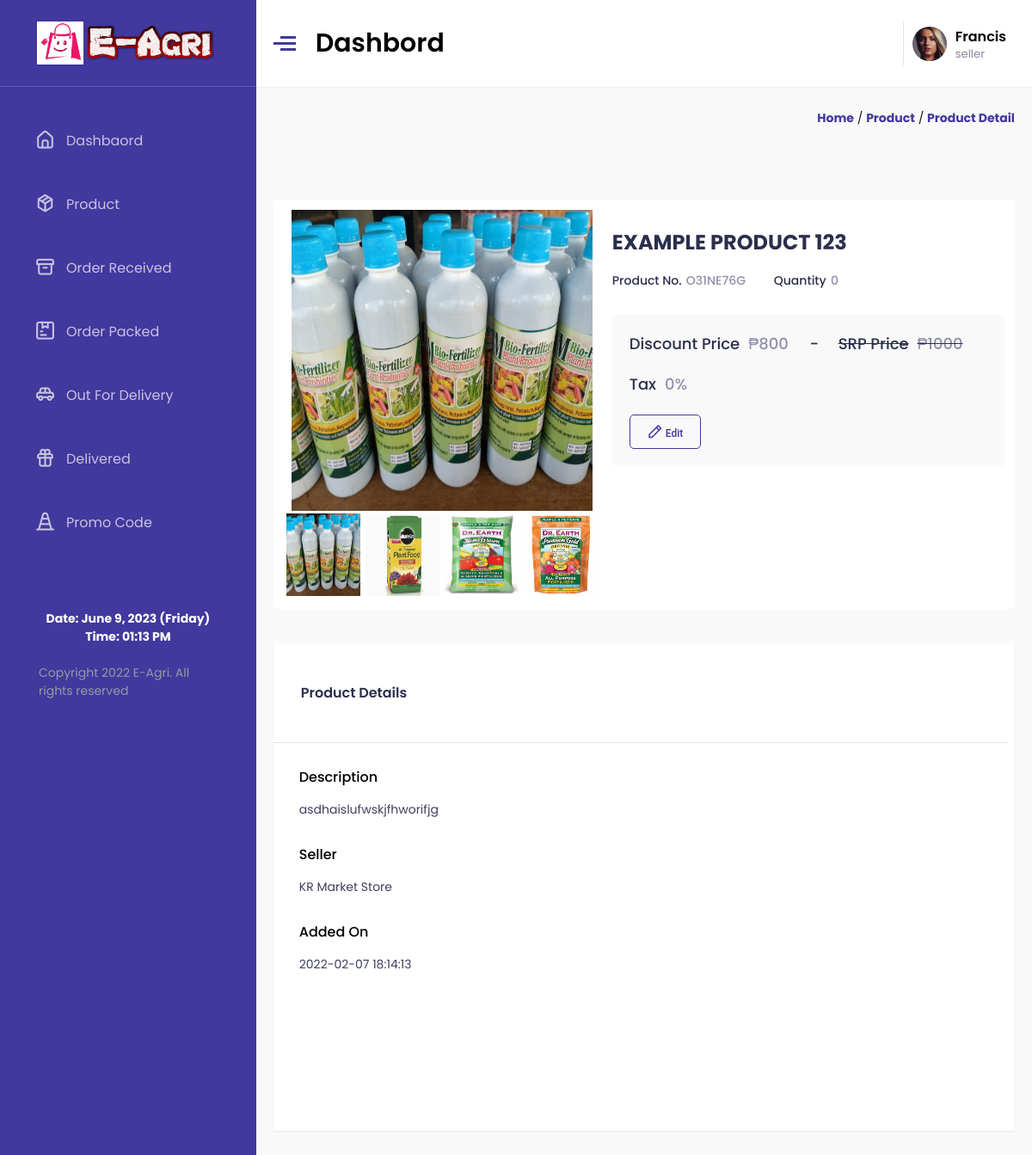
The page /seller/product-detail.php?d=10 (signed in) on the database its author committed.
### tables this page shows
CREATE TABLE `product` (
  `id` int(11) NOT NULL AUTO_INCREMENT,
  `cat_id` int(11) NOT NULL,
  `scat_id` int(11) NOT NULL,
  `product_name` varchar(255) NOT NULL,
  `img1` varchar(255) NOT NULL,
  `img2` varchar(255) NOT NULL,
  `img3` varchar(255) NOT NULL,
  `img4` varchar(255) NOT NULL,
  `price` float NOT NULL,
  `sell_price` float NOT NULL,
  `fa` float NOT NULL,
  `description` text NOT NULL,
  `qty` int(11) NOT NULL,
  `isappp` int(11) NOT NULL,
  `isnew` tinyint(1) NOT NULL,
  `bs` tinyint(1) NOT NULL,
  `status` tinyint(1) NOT NULL,
  `added_by` int(11) NOT NULL,
  `belonging_city` int(11) NOT NULL,
  `tax` float NOT NULL,
  `sku` varchar(255) NOT NULL,
  PRIMARY KEY (`id`)
);

CREATE TABLE `sellers` (
  `id` int(11) NOT NULL AUTO_INCREMENT,
  `email` varchar(255) NOT NULL,
  `password` text NOT NULL,
  `mobile` varchar(50) NOT NULL,
  `f_name` varchar(255) NOT NULL,
  `address` varchar(255) NOT NULL,
  `tob` int(11) NOT NULL,
  `country` int(11) NOT NULL,
  `state` int(11) NOT NULL,
  `city` int(11) NOT NULL,
  `pin` int(11) NOT NULL,
  `b_name` varchar(255) NOT NULL,
  `b_crft` varchar(255) NOT NULL,
  `is_gst` tinyint(1) NOT NULL,
  `gst_id` varchar(255) NOT NULL,
  `gst_crft` varchar(255) NOT NULL,
  `plan` tinyint(1) NOT NULL,
  `acc_num` varchar(255) NOT NULL,
  `acc_holder` varchar(255) NOT NULL,
  `ifsc` varchar(255) NOT NULL,
  `bank` varchar(255) NOT NULL,
  `branch` varchar(255) NOT NULL,
  `isapp` int(11) NOT NULL,
  `is_new` tinyint(1) NOT NULL,
  `is_cp` tinyint(1) NOT NULL,
  `adhar` varchar(255) NOT NULL,
  `pan` varchar(255) NOT NULL,
  `Timestamp` timestamp NOT NULL DEFAULT CURRENT_TIMESTAMP ON UPDATE CURRENT_TIMESTAMP,
  `status` tinyint(1) NOT NULL,
  PRIMARY KEY (`id`)
);

CREATE TABLE `product_ad_on` (
  `id` int(11) NOT NULL AUTO_INCREMENT,
  `pid` int(11) NOT NULL,
  `added_on` timestamp NOT NULL DEFAULT CURRENT_TIMESTAMP ON UPDATE CURRENT_TIMESTAMP,
  PRIMARY KEY (`id`)
);

### utility/function.php (called while the page is built, shortened)
<?php
function product_detail($con,$id){
 $sql="select product.*,sellers.f_name from product,sellers where product.id='$id' and product.added_by=sellers.id";
 $res=mysqli_query($con,$sql);
 $row=mysqli_fetch_assoc($res);
 return $row;
}
?>

### seller/product-detail.php (the view, shortened to what this page needs)
<?php
 require('require/top.php');
 $product_id=$_GET['d'];
 $product=product_detail($con,$product_id);
?>
<div class="path">
    <div class="container">
        <a href="index.php">Home</a>
        /
        <a href="product.php">Product</a>
        /
        <a href="">Product Detail</a>
    </div>
</div>
<div class="cartrow" id="catrow">
    <div class="gh">
        <section class="single-product">
            <div class="row">
                <div class="container" style="width:100%">
                    <div class="innerrow">
                        <div class="left">
                            <div class="mainImage">
                                <img src="../media/product/<?php echo $product['img1']; ?>" alt="main-image" id="mi" />
                            </div>
                            <div class="subimages flex">
                                <div class="sub">
                                    <img src="../media/product/<?php echo $product['img1']; ?>" alt="sub-images"
                                        onclick="view(this)" />
                                </div>
                                <div class="sub">
                                    <img src="../media/product/<?php echo $product['img2']; ?>" alt="sub-images"
                                        onclick="view(this)" />
                                </div>
                                <div class="sub">
                                    <img src="../media/product/<?php echo $product['img3']; ?>" alt="sub-images"
                                        onclick="view(this)" />
                                </div>
                                <div class="sub">
                                    <img src="../media/product/<?php echo $product['img4']; ?>" alt="sub-images"
                                        onclick="view(this)" />
                                </div>
                            </div>
                        </div>
                        <div class="right">
                            <h2 class="mt2"><?php echo $product['product_name']; ?></h2>
                            <div class="no-stock">
                                <p class="pd-no">Product No.<span><?php echo $product['sku']; ?></span></p>
                                <p class="stock-qty">Quantity<span><?php echo $product['qty']; ?></span></p>
                            </div>
                            <div class="product-group-dt">
                                <ul>
                                    <li>
                                        <div class="main-price color-discount">
                                            Discount Price<span>&#8369;<?php echo $product['fa']; ?></span>
                                        </div>
                                    </li>
                                    <li>
                                        <div class="main-price mrp-price">
                                            SRP Price<span>&#8369;<?php echo $product['price']; ?></span>
                                        </div>
                                    </li>
                                </ul>
                                <ul>
                                    <li>
                                        <div class="main-price mt-2">
                                            Tax<span><?php echo $product['tax']; ?>%</span>
                                        </div>
                                    </li>
                                </ul>
                                <ul class="ordr-crt-share">
                                    <li>
                                        <a href="add_product.php?b=2846&idp=<?php echo $_GET['d'];  ?>"><button
                                                class="order-btn hover-btn">
                                                <i class="uil uil-pen"></i> Edit</button></a>
                                    </li>
                                </ul>
                            </div>
                        </div>
                    </div>
                    <div class="secondrow">
                        <div class="innerrow">
                            <div class="alldesc">
                                <div class="container">
                                    <div class="heading">
                                        <h4>Product details</h4>
                                    </div>
                                    <div class="desc-body">
                                        <div class="pdct-dts-1">
                                            <div class="pdct-dt-step">
                                                <h4>Description</h4>
                                                <p>
                                                    <?php echo $product['description']; ?>
                                                </p>
                                            </div>
                                            <div class="pdct-dt-step">
                                                <h4>Seller</h4>
                                                <div class="product_attr">
                                                    <?php
                                $t=$product['added_by'];
                                $h=mysqli_fetch_assoc(mysqli_query($con,"select b_name from sellers where id='$t'"));
                                echo $h['b_name']; ?>
                                                </div>
                                            </div>
                                            <div class="pdct-dt-step">
                                                <h4>Added On</h4>
                                                <div class="product_attr">
                                                    <?php
                                $ti=$product['id'];
                                $hi=mysqli_fetch_assoc(mysqli_query($con,"select added_on from product_ad_on where pid='$ti'"));
                                echo $hi['added_on']; ?>
                                                </div>
                                            </div>
                                        </div>
                                    </div>
                                </div>
                            </div>
                        </div>
                    </div>
                </div>
            </div>
        </section>
    </div>
</div>
<?php
    require("require/foot.php");
?>

### rows shown on the page
product: img1 (picture), img2 (picture), img3 (picture), img4 (picture), product_name "EXAMPLE PRODUCT 123", sku "O31NE76G", qty "0", fa "800", price "1000", tax "0", description "asdhaislufwskjfhworifjg"
sellers: b_name "KR Market Store"
product_ad_on: added_on "2022-02-07 18:14:13"
